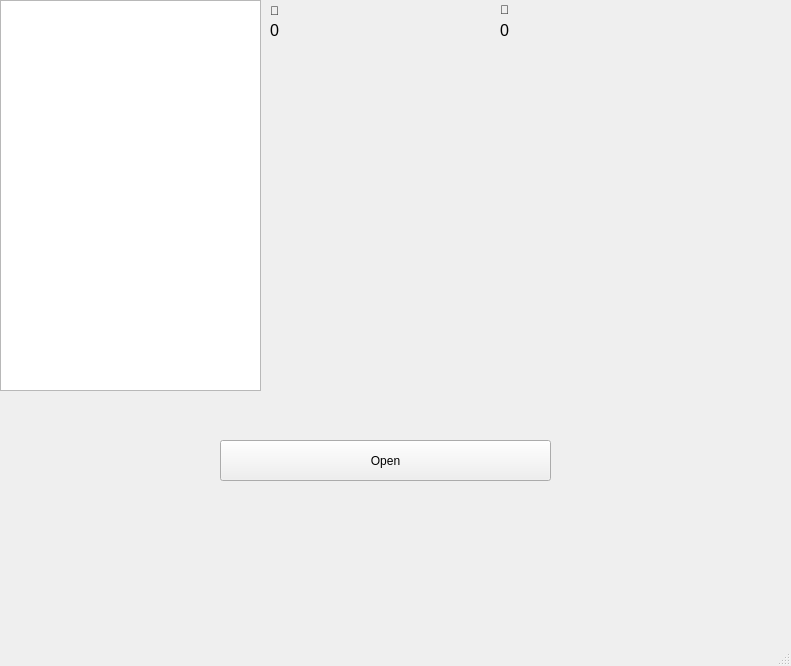
<?xml version="1.0" encoding="UTF-8"?>
<ui version="4.0">
 <class>MainWindow</class>
 <widget class="QMainWindow" name="MainWindow">
  <property name="geometry">
   <rect>
    <x>0</x>
    <y>0</y>
    <width>791</width>
    <height>666</height>
   </rect>
  </property>
  <property name="windowTitle">
   <string>MainWindow</string>
  </property>
  <widget class="QWidget" name="centralwidget">
   <widget class="QPushButton" name="openBtn">
    <property name="geometry">
     <rect>
      <x>220</x>
      <y>440</y>
      <width>331</width>
      <height>41</height>
     </rect>
    </property>
    <property name="text">
     <string>Open</string>
    </property>
   </widget>
   <widget class="QLabel" name="subfoldersLabel">
    <property name="geometry">
     <rect>
      <x>270</x>
      <y>20</y>
      <width>201</width>
      <height>20</height>
     </rect>
    </property>
    <property name="font">
     <font>
      <pointsize>12</pointsize>
     </font>
    </property>
    <property name="text">
     <string>0</string>
    </property>
   </widget>
   <widget class="QLabel" name="label">
    <property name="geometry">
     <rect>
      <x>270</x>
      <y>0</y>
      <width>171</width>
      <height>21</height>
     </rect>
    </property>
    <property name="text">
     <string>📁</string>
    </property>
   </widget>
   <widget class="QLabel" name="label_3">
    <property name="geometry">
     <rect>
      <x>500</x>
      <y>0</y>
      <width>181</width>
      <height>20</height>
     </rect>
    </property>
    <property name="text">
     <string>📄</string>
    </property>
   </widget>
   <widget class="QLabel" name="filesLabel">
    <property name="geometry">
     <rect>
      <x>500</x>
      <y>20</y>
      <width>251</width>
      <height>20</height>
     </rect>
    </property>
    <property name="font">
     <font>
      <pointsize>12</pointsize>
     </font>
    </property>
    <property name="text">
     <string>0</string>
    </property>
   </widget>
   <widget class="QTextEdit" name="textEdit">
    <property name="geometry">
     <rect>
      <x>0</x>
      <y>0</y>
      <width>261</width>
      <height>391</height>
     </rect>
    </property>
   </widget>
  </widget>
  <widget class="QMenuBar" name="menubar">
   <property name="geometry">
    <rect>
     <x>0</x>
     <y>0</y>
     <width>791</width>
     <height>22</height>
    </rect>
   </property>
  </widget>
  <widget class="QStatusBar" name="statusbar"/>
 </widget>
 <resources/>
 <connections/>
</ui>
